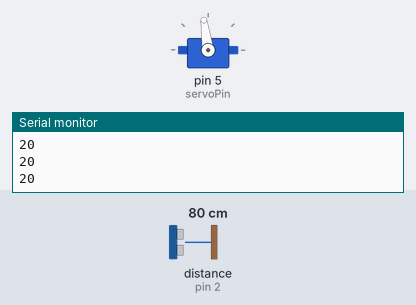
This sketch was run on a simulated Arduino Uno, built with avr-gcc and run on an emulated ATmega328P. On the bench: servo, the last lines printed to the serial monitor. Wiring (inferred from the names in the program): ultrasonic range finder: trigger pin 3; echo pin 2. The test bench sets the inputs (shaded band); at power-on: distance to the obstacle (sensor on pin 2) 80 cm. The echo pulse lasts 58.3 µs per cm.

Above: at 1.2 s.
1.3 s: distance to the obstacle (sensor on pin 2) set to 2 cm
At 2.7 s:
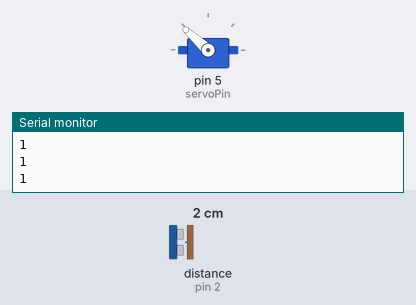
4.3 s: distance to the obstacle (sensor on pin 2) set to 4 cm
At 4.43 s:
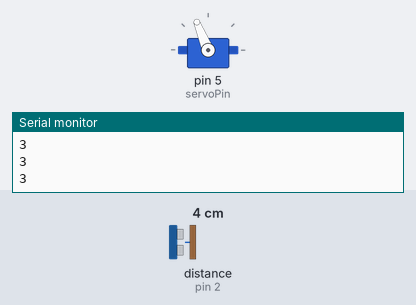
7.3 s: distance to the obstacle (sensor on pin 2) set to 250 cm
At 22.1 s:
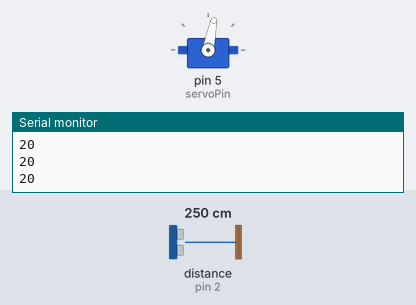
Timing chart, 0 to 23.7 s (numbered marks = the images above; inputs shaded):
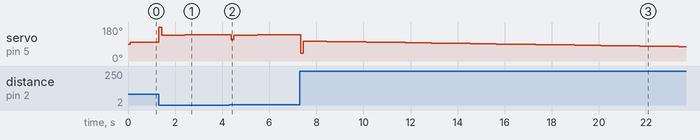

The sketch:

Derivate_e_Integrali_conPID.ino
```cpp
// BILANCIERE AUTOMATICO (ROTAIA CON PALLINA) -
// CON PID, HCSR04 E SERVO A QUATTRO BRACCIA

// NB:  angolo del servo tale per cui si ha rotaia orizzontale: 120 gradi
//      distanza della pallina all'equilibrio: 10 cm
//      distanza massima della pallina dal sensore a ultrasuoni: 20 cm

#include<Servo.h>
#include<PID_v1.h>

const int servoPin = 5;   // pin del Servo

float Kp = 2.0;     // Guadagno iniziale della componente proporzionale
float Ki = 0.2;     // Guadagno iniziale della componente integrale
float Kd = 1.2;     // Guadagno iniziale della componente derivativa

double Setpoint, Input, Output, ServoOutput;

// Inizializza l'oggetto PID, nella classe PID
PID myPID(&Input, &Output, &Setpoint, Kp, Ki, Kd, DIRECT);

Servo myServo;      // Inizializza il Servo

void setup() {
  Serial.begin(9600);
  myServo.attach(servoPin);       // Attiva il Servo
  // Chiama la funzione readPosition()
  // e fissa la posizione della pallina come input dell'algoritmo PID
  Input = leggiPosizione();

  myPID.SetMode(AUTOMATIC);         // Settaggio in automatico
                                    // dell'oggetto PID in myPID
  myPID.SetOutputLimits(-80,80);    // Settaggio di limiti
}

void loop(){
  Setpoint = 10;    // distanza pallina equilibrio orizzontale
  Input = leggiPosizione();

  myPID.Compute();    // Computa l'output tra min e max angolo

  ServoOutput=120+Output;         // il primo addendo sono i gradi presenti
                                  // a rotaia orizzontale
  myServo.write(ServoOutput);     // Scrive sul servo il valore dell'output
}

float leggiPosizione() {
  delay(40);                 // Non mettere troppo basso altrimenti
                             // gli echi si sovrapporranno
  const int pingPin = 3;
  #define echoPin 2 // Echo Pin
  long duration, cm;
  unsigned long now = millis();
  pinMode(pingPin, OUTPUT);
  digitalWrite(pingPin, LOW);
  delayMicroseconds(2);
  digitalWrite(pingPin, HIGH);
  delayMicroseconds(5);
  digitalWrite(pingPin, LOW);
  pinMode(echoPin, INPUT);
  duration = pulseIn(echoPin, HIGH);
  cm = duration/(58.2);
  if(cm > 20){     // la posizione massima per la pallina
    cm = 20;
  }
  Serial.println(cm);
  return cm;     // La funzione ritorna il valore di distanza
}
// Fonte http://mechatronicstutorials.blogspot.com/2014/07/balancing-of-ball-on-beam-using-arduino.html
```
